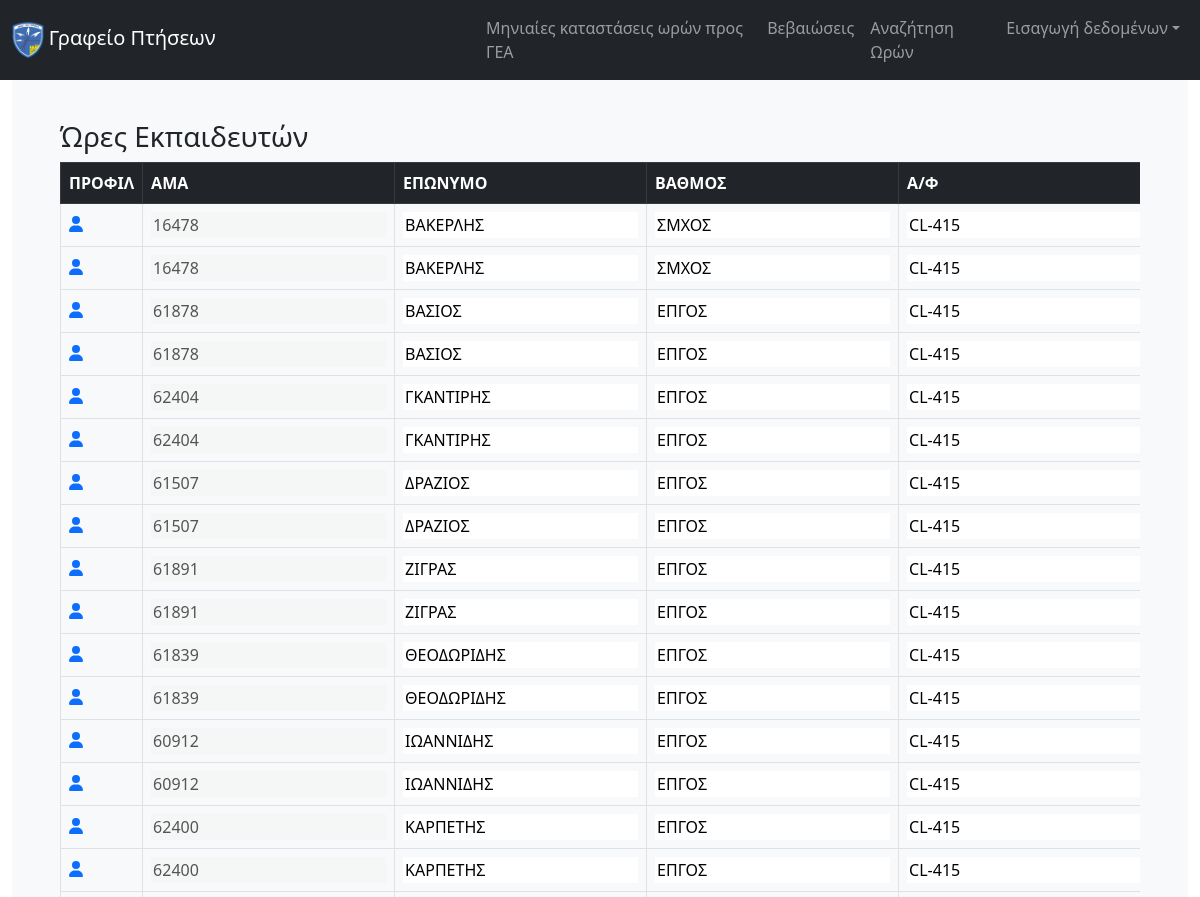
/hours/train-hours/ (upper part), run on an earlier commit of the app's database.
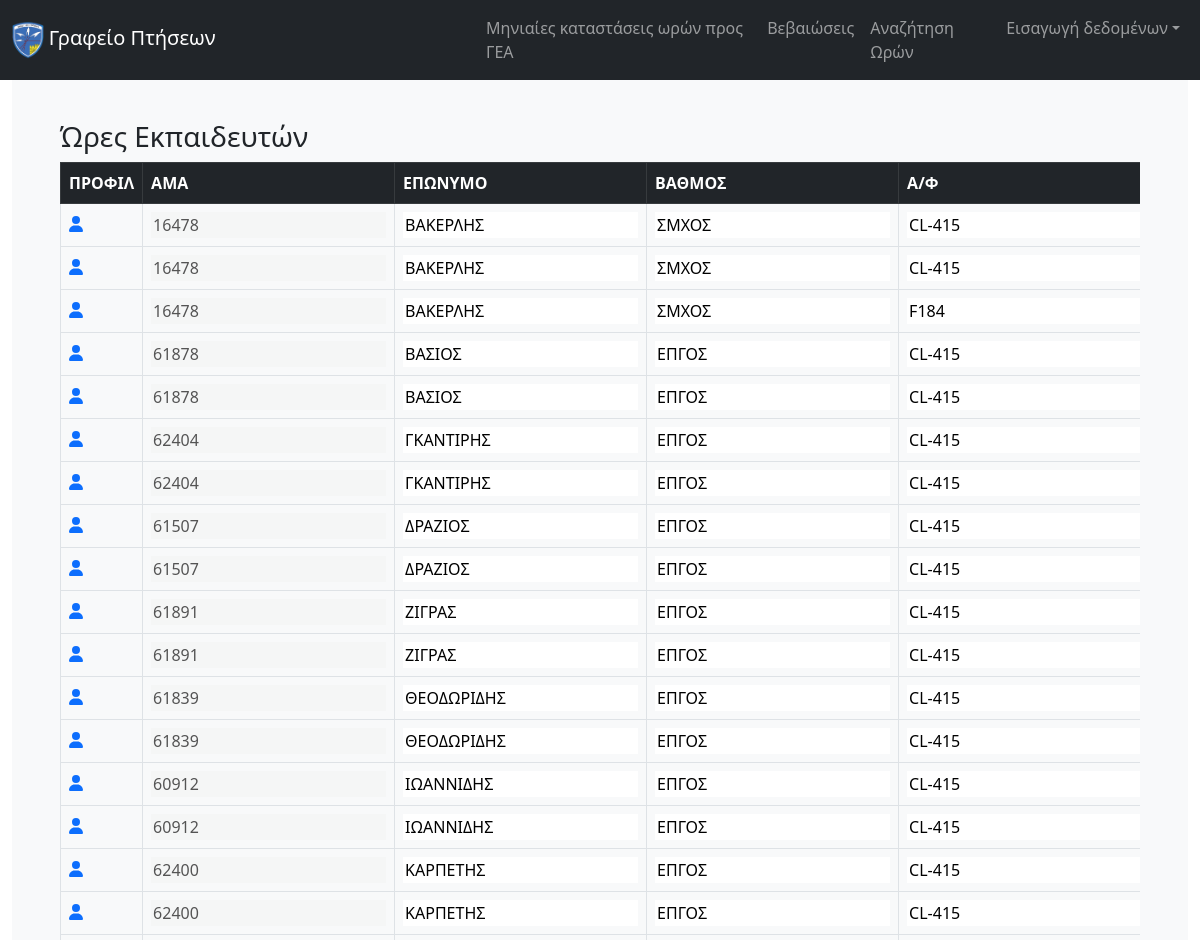
And on a later commit of the database.
### core/models.py (models this page shows, shortened)
class TrainHours(models.Model):
    airman = models.ForeignKey(Airman, on_delete=models.CASCADE)
    plane = models.CharField(max_length=200, default="", blank=True, null=True)
    hours = models.FloatField(blank=True, null=True, default=0)
    month = models.CharField(max_length=200, default="", blank=True, null=True)
    year = models.CharField(max_length=200, default="", blank=True, null=True)

class Airman(models.Model):
    asma = models.BigIntegerField(primary_key=True)
    firstname = models.CharField(
        max_length=200, default="", blank=True, null=True)
    lastname = models.CharField(
        max_length=200, default="", blank=True, null=True)
    rank = models.CharField(max_length=200, default="", blank=True, null=True)
    eidikotita = models.CharField(
        max_length=200, default="", blank=True, null=True)
    idiotita = models.CharField(
        max_length=200, default="", blank=True, null=True)
    availability = models.CharField(
        max_length=200, default="", blank=True, null=True)
    topothetisi = models.CharField(
        max_length=200, default="", blank=True, null=True)
    katigoria_dikaioumeni = models.CharField(
        max_length=200, default="", blank=True, null=True)
    katigoria_katoxiromeni = models.CharField(
        max_length=200, default="", blank=True, null=True)
    monada_ekdosis_ptitikou = models.CharField(
        max_length=200, default="", blank=True, null=True)
    geniko_synolo_oron = models.FloatField(blank=True, null=True, default=0)

### core/views.py (the view)
# urls.py: path('hours/train-hours/', views.train_hours, name="train_hours"),
def train_hours(request):
    context = {}
    table_data = TrainHours.objects.all().order_by('airman__lastname')
    context = {'table_data': table_data}
    return render(request, 'core/train_hours_page.html', context)

### core/templates/core/train_hours_page.html (shortened to what this page needs)
{% extends 'core/core.html' %}
{% block content%}
<h3>Ώρες Εκπαιδευτών</h3>
<div class="tableFixHead">
    <table class="table table-hover table-bordered">
      <thead class="table-dark" style="position: sticky;top: 0">
        <tr>
          <th scope="col">ΠΡΟΦΙΛ</th>
          <th scope="col">ΑΜΑ</th>
          <th scope="col">ΕΠΩΝΥΜΟ</th>
          <th scope="col">ΒΑΘΜΟΣ</th>
          <th scope="col">Α/Φ</th>
        </tr>
      </thead>
      <tbody >
        {% for trainer in table_data%}
          <tr>
            <td><a href={% url 'profile' trainer.airman.asma %} target="_blank"><i class="fa-solid fa-user"></i></a></td>
            <td><input type="text" id="{{ trainer.airman.asma }}_asma" name="{{ trainer.airman.asma }}" value={{trainer.airman.asma}} disabled></td>
            <td><input type="text" id="{{ trainer.airman.asma }}_lastname" name="{{ trainer.airman.lastname }}" value={{trainer.airman.lastname}}></td>
            <td><input type="text" id="{{ trainer.airman.asma }}_rank" name="{{ trainer.airman.rank }}" value={{trainer.airman.rank}}></td>
            <td><input type="text" id="{{ trainer.airman.asma }}_plane" name="{{ trainer.plane }}" value={{trainer.plane}}></td>
          </tr>
        {% endfor %}
      </tbody>
    </table>
  </div>
{% endblock %}
{%load static%}

What changed in the data, as far as the page shows it:
added TrainHours: airman.asma "16478", airman.lastname "ΒΑΚΕΡΛΗΣ", airman.rank "ΣΜΧΟΣ", plane "F184"
